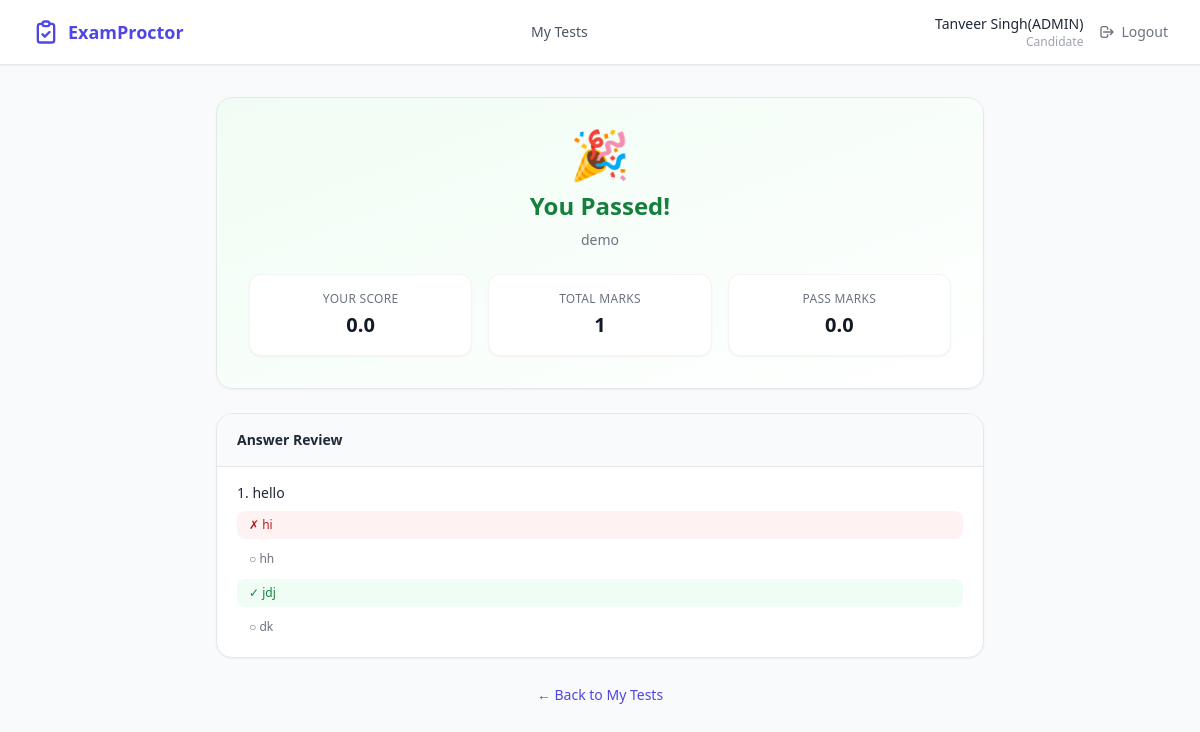
Page /candidate/attempts/1/result (signed in) on the committed database.
### app/models.py (models this page shows, shortened)
class User(UserMixin, db.Model):
    __tablename__ = "users"
    id            = db.Column(db.Integer, primary_key=True)
    name          = db.Column(db.String(120), nullable=False)
    email         = db.Column(db.String(180), unique=True, nullable=False)
    password_hash = db.Column(db.String(256), nullable=False)
    role          = db.Column(db.String(20), nullable=False, default="candidate")
    created_at    = db.Column(db.DateTime, default=datetime.utcnow)
    tests_created = db.relationship("Test", backref="creator", lazy="dynamic",
                                    foreign_keys="Test.created_by")
    attempts      = db.relationship("Attempt", backref="candidate", lazy="dynamic",
                                    foreign_keys="Attempt.user_id")
    def is_admin(self):
        return self.role == "admin"
    def is_candidate(self):
        return self.role == "candidate"

class Test(db.Model):
    __tablename__ = "tests"
    id                = db.Column(db.Integer, primary_key=True)
    title             = db.Column(db.String(200), nullable=False)
    description       = db.Column(db.Text, nullable=True)
    duration_minutes  = db.Column(db.Integer, nullable=False, default=60)
    negative_marking  = db.Column(db.Float, nullable=False, default=0.0)
    pass_marks        = db.Column(db.Float, nullable=False, default=0.0)
    is_published      = db.Column(db.Boolean, default=False, nullable=False)
    created_by        = db.Column(db.Integer, db.ForeignKey("users.id"), nullable=False)
    created_at        = db.Column(db.DateTime, default=datetime.utcnow)
    questions         = db.relationship("Question", backref="test", lazy="dynamic",
                                        cascade="all, delete-orphan",
                                        order_by="Question.order_index")
    attempts          = db.relationship("Attempt", backref="test", lazy="dynamic",
                                        cascade="all, delete-orphan")
    def total_marks(self):
        return sum(q.marks for q in self.questions)

class Attempt(db.Model):
    __tablename__ = "attempts"
    id              = db.Column(db.Integer, primary_key=True)
    test_id         = db.Column(db.Integer, db.ForeignKey("tests.id"), nullable=False)
    user_id         = db.Column(db.Integer, db.ForeignKey("users.id"), nullable=False)
    started_at      = db.Column(db.DateTime, default=datetime.utcnow)
    submitted_at    = db.Column(db.DateTime, nullable=True)
    score           = db.Column(db.Float, nullable=True)
    is_submitted    = db.Column(db.Boolean, default=False, nullable=False)
    auto_submitted  = db.Column(db.Boolean, default=False, nullable=False)
    answers         = db.relationship("Answer", backref="attempt", lazy="dynamic",
                                      cascade="all, delete-orphan")
    suspicious_logs = db.relationship("SuspiciousLog", backref="attempt", lazy="dynamic",
                                      cascade="all, delete-orphan")
    def passed(self):
        if self.score is None:
            return False
        return self.score >= self.test.pass_marks

class Question(db.Model):
    __tablename__ = "questions"
    id          = db.Column(db.Integer, primary_key=True)
    test_id     = db.Column(db.Integer, db.ForeignKey("tests.id"), nullable=False)
    text        = db.Column(db.Text, nullable=False)
    marks       = db.Column(db.Integer, nullable=False, default=1)
    order_index = db.Column(db.Integer, nullable=False, default=0)
    options     = db.relationship("Option", backref="question", lazy="dynamic",
                                  cascade="all, delete-orphan")
    answers     = db.relationship("Answer", backref="question", lazy="dynamic",
                                  cascade="all, delete-orphan")

class Option(db.Model):
    __tablename__ = "options"
    id          = db.Column(db.Integer, primary_key=True)
    question_id = db.Column(db.Integer, db.ForeignKey("questions.id"), nullable=False)
    text        = db.Column(db.String(500), nullable=False)
    is_correct  = db.Column(db.Boolean, default=False, nullable=False)

### app/candidate.py (the view)
@candidate_bp.route("/attempts/<int:attempt_id>/result")
@login_required
@candidate_required
def result(attempt_id):
    attempt = Attempt.query.filter_by(
        id=attempt_id, user_id=current_user.id, is_submitted=True
    ).first_or_404()
    test      = attempt.test
    answers   = attempt.answers.all()
    questions = test.questions.order_by(Question.order_index).all()
    answer_map = {a.question_id: a for a in answers}
    return render_template(
        "candidate/dashboard.html",
        show_result=True,
        attempt=attempt,
        test=test,
        questions=questions,
        answer_map=answer_map,
    )

### app/candidate.py (called while the page is built)
def candidate_required(f):
    from functools import wraps
    @wraps(f)
    def decorated(*args, **kwargs):
        if not current_user.is_authenticated or not current_user.is_candidate():
            abort(403)
        return f(*args, **kwargs)
    return decorated

### app/templates/candidate/dashboard.html (shortened to what this page needs)
{% extends "base.html" %}
{% block content %}
{% if show_result %}
<div class="max-w-3xl mx-auto">
    <div class="rounded-2xl shadow-sm border border-gray-200 p-8 text-center mb-6
                {% if attempt.passed() %}bg-gradient-to-br from-green-50 to-white{% else %}bg-gradient-to-br from-red-50 to-white{% endif %}">
        {% if attempt.passed() %}
            <p class="text-5xl mb-3">🎉</p>
            <h1 class="text-2xl font-bold text-green-700">You Passed!</h1>
        {% else %}
            <p class="text-5xl mb-3">📋</p>
            <h1 class="text-2xl font-bold text-red-600">You Did Not Pass</h1>
        {% endif %}
        <p class="text-sm text-gray-500 mt-2">{{ test.title }}</p>
        <div class="grid grid-cols-3 gap-4 mt-6">
            <div class="bg-white rounded-xl border border-gray-100 shadow-sm p-4">
                <p class="text-xs text-gray-500 uppercase tracking-wide">Your Score</p>
                <p class="text-xl font-bold text-gray-900 mt-1">{{ attempt.score }}</p>
            </div>
            <div class="bg-white rounded-xl border border-gray-100 shadow-sm p-4">
                <p class="text-xs text-gray-500 uppercase tracking-wide">Total Marks</p>
                <p class="text-xl font-bold text-gray-900 mt-1">{{ test.total_marks() }}</p>
            </div>
            <div class="bg-white rounded-xl border border-gray-100 shadow-sm p-4">
                <p class="text-xs text-gray-500 uppercase tracking-wide">Pass Marks</p>
                <p class="text-xl font-bold text-gray-900 mt-1">{{ test.pass_marks }}</p>
            </div>
        </div>
    </div>
    <div class="bg-white rounded-2xl border border-gray-200 shadow-sm overflow-hidden">
        <div class="px-5 py-4 border-b border-gray-200 bg-gray-50">
            <h2 class="text-sm font-semibold text-gray-800">Answer Review</h2>
        </div>
        <div class="divide-y divide-gray-100">
            {% for question in questions %}
            {% set ans = answer_map.get(question.id) %}
            <div class="px-5 py-4">
                <p class="text-sm font-medium text-gray-800">{{ loop.index }}. {{ question.text }}</p>
                <div class="mt-2 space-y-1.5">
                    {% for option in question.options %}
                    <div class="text-xs px-3 py-1.5 rounded-lg
                        {% if option.is_correct %}
                            bg-green-50 text-green-700 font-medium
                        {% elif ans and ans.selected_option_id == option.id %}
                            bg-red-50 text-red-700 font-medium
                        {% else %}
                            text-gray-500
                        {% endif %}">
                        {% if option.is_correct %}✓{% elif ans and ans.selected_option_id == option.id %}✗{% else %}○{% endif %}
                        {{ option.text }}
                    </div>
                    {% endfor %}
                </div>
            </div>
            {% endfor %}
        </div>
    </div>
    <div class="text-center mt-6">
        <a href="{{ url_for('candidate.dashboard') }}"
           class="text-sm font-medium text-indigo-600 hover:text-indigo-800">
            &larr; Back to My Tests
        </a>
    </div>
</div>
{% endif %}
{% endblock %}

### app/templates/base.html (shortened to what this page needs)
<!DOCTYPE html>
<html lang="en" class="h-full bg-gray-50">
<head>
    <script src="https://cdn.tailwindcss.com"></script>
    <link rel="stylesheet" href="{{ url_for('static', filename='css/custom.css') }}" />
</head>
<body class="h-full flex flex-col {% block body_class %}{% endblock %}">
    {% if current_user.is_authenticated %}
    <nav class="bg-white border-b border-gray-200 shadow-sm no-print">
        <div class="max-w-7xl mx-auto px-4 sm:px-6 lg:px-8">
            <div class="flex justify-between h-16 items-center">
                <a href="/" class="flex items-center gap-2 text-indigo-600 font-bold text-lg">
                    <svg class="w-7 h-7" fill="none" stroke="currentColor" viewBox="0 0 24 24">
                        <path stroke-linecap="round" stroke-linejoin="round" stroke-width="2"
                              d="M9 5H7a2 2 0 00-2 2v12a2 2 0 002 2h10a2 2 0 002-2V7a2 2 0 00-2-2h-2
                                 M9 5a2 2 0 002 2h2a2 2 0 002-2M9 5a2 2 0 012-2h2a2 2 0 012 2
                                 m-6 9l2 2 4-4" />
                    </svg>
                    ExamProctor
                </a>
                <div class="flex items-center gap-6">
                    {% if current_user.is_admin() %}
                        <a href="{{ url_for('admin.dashboard') }}"
                           class="text-sm font-medium text-gray-600 hover:text-indigo-600 transition-colors
                                  {% if request.endpoint and request.endpoint.startswith('admin') %}text-indigo-600{% endif %}">
                            Dashboard
                        </a>
                        <a href="{{ url_for('admin.test_list') }}"
                           class="text-sm font-medium text-gray-600 hover:text-indigo-600 transition-colors">
                            Tests
                        </a>
                    {% elif current_user.is_candidate() %}
                        <a href="{{ url_for('candidate.dashboard') }}"
                           class="text-sm font-medium text-gray-600 hover:text-indigo-600 transition-colors">
                            My Tests
                        </a>
                    {% endif %}
                </div>
                <div class="flex items-center gap-4">
                    <div class="text-right hidden sm:block">
                        <p class="text-sm font-medium text-gray-800">{{ current_user.name }}</p>
                        <p class="text-xs text-gray-400 capitalize">{{ current_user.role }}</p>
                    </div>
                    <a href="{{ url_for('auth.logout') }}"
                       class="inline-flex items-center gap-1.5 text-sm font-medium text-gray-500
                              hover:text-red-600 transition-colors">
                        <svg class="w-4 h-4" fill="none" stroke="currentColor" viewBox="0 0 24 24">
                            <path stroke-linecap="round" stroke-linejoin="round" stroke-width="2"
                                  d="M17 16l4-4m0 0l-4-4m4 4H7m6 4v1a3 3 0 01-3 3H6
                                     a3 3 0 01-3-3V7a3 3 0 013-3h4a3 3 0 013 3v1" />
                        </svg>
                        Logout
                    </a>
                </div>
            </div>
        </div>
    </nav>
    {% endif %}
    <main class="flex-1 {% block main_class %}max-w-7xl mx-auto w-full px-4 sm:px-6 lg:px-8 py-8{% endblock %}">
        {% block content %}{% endblock %}
    </main>
</body>
</html>

### static/css/custom.css (style rules this page uses)
* { scroll-behavior: smooth; }
a, button { transition: transform 0.15s ease, box-shadow 0.2s ease, background-color 0.2s ease, border-color 0.2s ease, color 0.2s ease, opacity 0.2s ease; }
main { animation: pageIn 0.45s ease both; }

### rows in the picture
User: name "Tanveer Singh(ADMIN)", role "Candidate"
Test: title "demo", pass_marks "0.0"
Attempt: score "0.0"
Question: total_marks "1", text "hello"
Option: text "hi"
Option: text "hh"
Option: text "jdj"
Option: text "dk"
